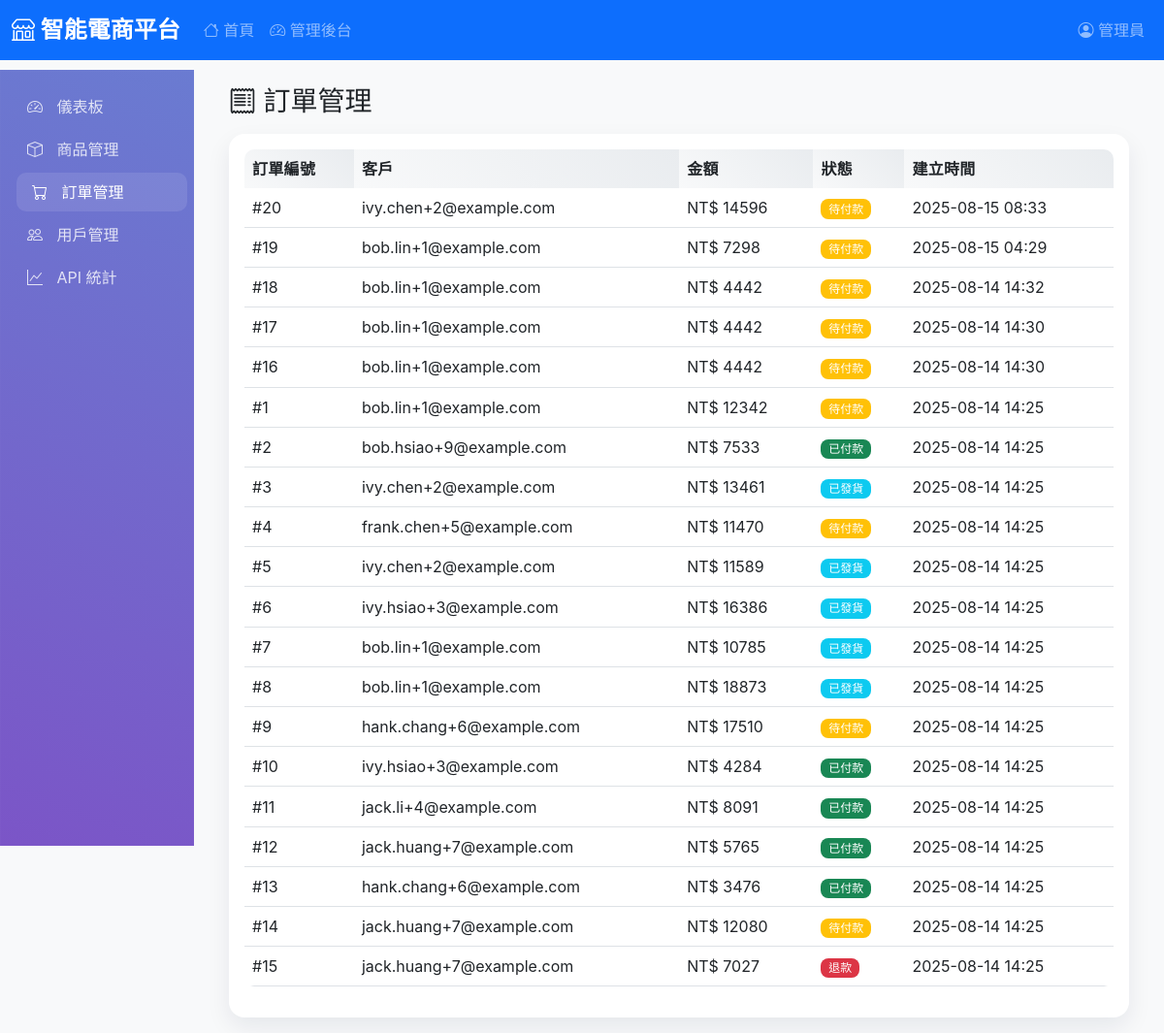
The app's page /admin/orders (signed in), older data.
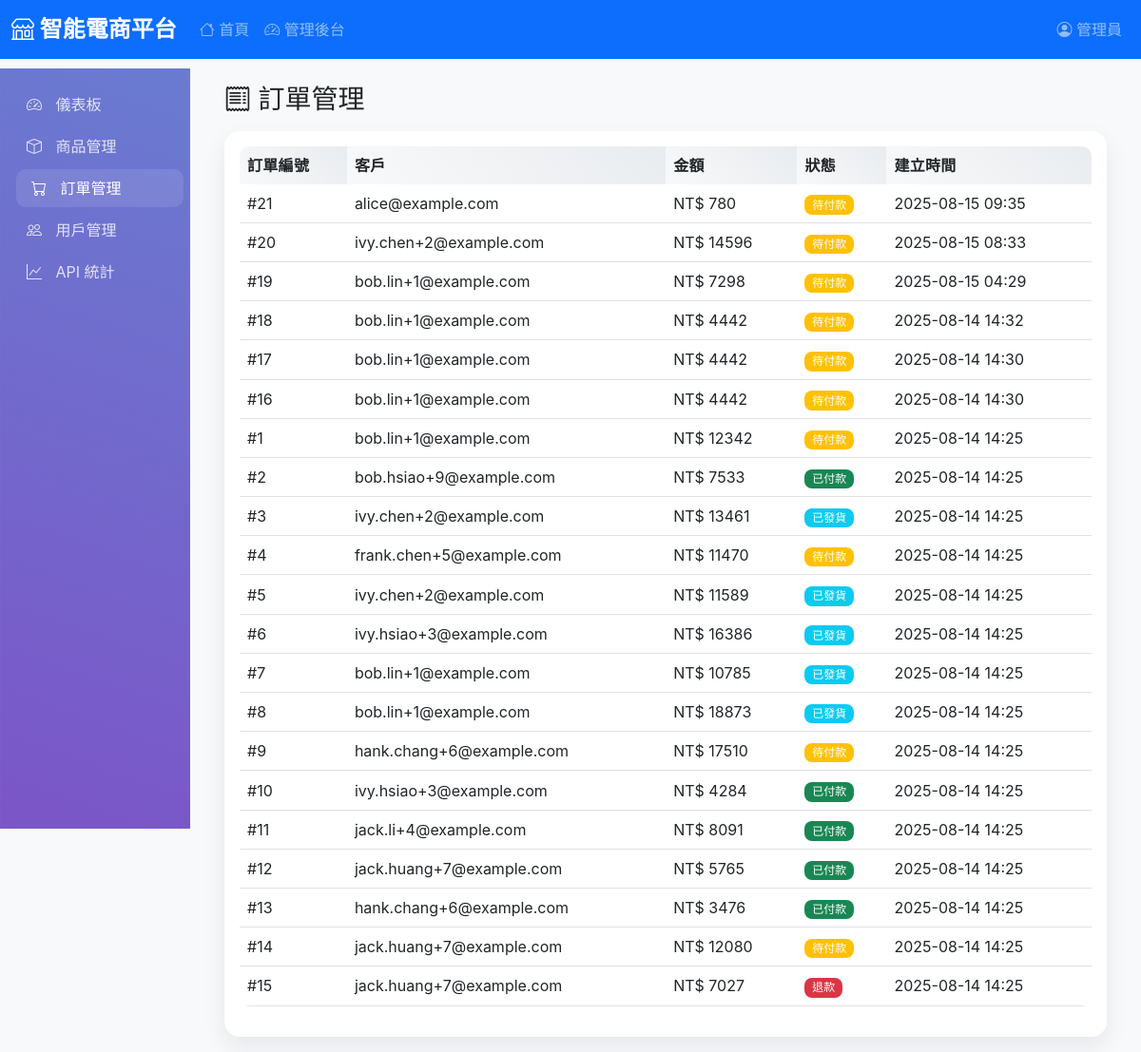
The same page, newer data.
### app/models.py (models this page shows)
class TimestampMixin:
    created_at = Column(
        DateTime, server_default=func.now(), nullable=False,
        comment="建立時間（自動）", key="created_at"
    )
    updated_at = Column(
        DateTime, server_default=func.now(), onupdate=func.now(), nullable=False,
        comment="更新時間（自動）", key="updated_at"
    )
    deleted_at = Column(
        DateTime, nullable=True, comment="刪除時間（軟刪除用）", key="deleted_at"
    )

class Order(Base, TimestampMixin):
    __tablename__ = "orders"
    id = Column(Integer, primary_key=True, comment="訂單唯一 ID", key="id")
    store_id = Column(Integer, ForeignKey("stores.id"), nullable=False, comment="商店 ID", key="store_id")
    user_id = Column(Integer, ForeignKey("users.id"), nullable=False, comment="使用者 ID", key="user_id")
    total = Column(Integer, nullable=False, comment="訂單總金額", key="total")
    status = Column(Enum(OrderStatus), nullable=False, default=OrderStatus.PENDING, comment="訂單狀態", key="status")
    remark = Column(Text, nullable=True, comment="訂單備註", key="remark")
    coupon = Column(String(100), nullable=True, comment="訂單優惠券代碼", key="coupon")
    delivery_id = Column(Integer, ForeignKey("deliveries.id"), nullable=True, comment="訂單發貨資料 ID", key="delivery_id")
    payment_id = Column(Integer, ForeignKey("payments.id"), nullable=True, comment="訂單付款資料 ID", key="payment_id")
    store = relationship("Store", back_populates="orders")
    user = relationship("User", back_populates="orders")
    order_items = relationship("OrderItem", back_populates="order", cascade="all, delete-orphan")
    delivery = relationship("Delivery", back_populates="order", uselist=False)
    payment = relationship("Payment", back_populates="order", uselist=False)
    logs = relationship("OrderLog", back_populates="order", cascade="all, delete-orphan")

class User(Base, TimestampMixin):
    __tablename__ = "users"
    id = Column(Integer, primary_key=True, comment="使用者唯一 ID", key="id")
    account = Column(String(100), unique=True, nullable=False, comment="帳號（唯一）", key="account")
    password = Column(String(255), nullable=False, comment="雜湊後密碼", key="password")
    name = Column(String(100), nullable=False, comment="姓名", key="name")
    email = Column(String(255), unique=True, nullable=False, comment="電子郵件", key="email")
    phone = Column(String(50), nullable=True, comment="電話", key="phone")
    address = Column(String(500), nullable=True, comment="地址", key="address")
    birthday = Column(Date, nullable=True, comment="生日", key="birthday")
    register_ip = Column(String(50), nullable=True, comment="註冊 IP", key="register_ip")
    wallet = Column(Integer, nullable=False, default=0, comment="錢包餘額", key="wallet")
    award = Column(Integer, nullable=False, default=0, comment="獎金餘額", key="award")
    referee_id = Column(Integer, ForeignKey("users.id"), nullable=True, comment="推薦人使用者 ID", key="referee_id")
    level = Column(Enum(UserLevel), nullable=False, default=UserLevel.FIRST, comment="會員等級", key="level")
    real_name_id = Column(Integer, ForeignKey("real_names.id"), nullable=True, comment="實名資料 ID", key="real_name_id")
    admin_roles = relationship("Admin", back_populates="user")
    referee = relationship("User", remote_side=[id], backref="referrals")
    real_name = relationship("RealName", back_populates="user", uselist=False)
    orders = relationship("Order", back_populates="user", cascade="all, delete-orphan")
    wallet_records = relationship("WalletRecord", back_populates="user", cascade="all, delete-orphan", foreign_keys="WalletRecord.user_id")

### app/web_api.py (the view)
@app.route('/admin/orders')
@admin_required(AdminLevel.STAFF)
def admin_orders():
    orders = Order.query.order_by(Order.created_at.desc()).all()
    return render_template('admin/orders.html', orders=orders)

### app/web_api.py (called while the page is built)
def admin_required(level: AdminLevel = AdminLevel.STAFF):
    def decorator(f):
        @wraps(f)
        def wrapper(*args, **kwargs):
            if 'user_id' not in session:
                flash('請先登入', 'warning')
                return redirect(url_for('login'))
            user = User.query.get(session['user_id'])
            if not user:
                session.clear()
                return redirect(url_for('login'))
            if user.level.value < level.value:
                flash('權限不足', 'danger')
                return redirect(url_for('admin_dashboard'))
            return f(*args, **kwargs)
        return wrapper
    return decorator

### app/templates/admin/orders.html (shortened to what this page needs)
{% extends "base.html" %}
{% block content %}
<div class="container-fluid py-3">
  <h3 class="mb-3"><i class="bi bi-receipt"></i> 訂單管理</h3>
  <div class="card">
    <div class="card-body">
      <div class="table-responsive">
        <table class="table align-middle">
          <thead>
            <tr>
              <th>訂單編號</th>
              <th>客戶</th>
              <th>金額</th>
              <th>狀態</th>
              <th>建立時間</th>
            </tr>
          </thead>
          <tbody>
            {% for o in orders %}
            <tr>
              <td>#{{ o.id }}</td>
              <td>{{ o.user.email if o.user else '—' }}</td>
              <td>NT$ {{ o.total }}</td>
              <td>
                {% if o.status.value == 1 %}
                  <span class="badge bg-warning">待付款</span>
                {% elif o.status.value == 2 %}
                  <span class="badge bg-success">已付款</span>
                {% elif o.status.value == 3 %}
                  <span class="badge bg-info">已發貨</span>
                {% else %}
                  <span class="badge bg-danger">退款</span>
                {% endif %}
              </td>
              <td>{{ o.created_at.strftime('%Y-%m-%d %H:%M') if o.created_at else '—' }}</td>
            </tr>
            {% endfor %}
          </tbody>
        </table>
      </div>
    </div>
  </div>
</div>
{% endblock %}

### app/templates/base.html (shortened to what this page needs)
<!DOCTYPE html>
<html lang="zh-TW">
<head>
    <link href="https://cdn.jsdelivr.net/npm/bootstrap@5.3.0/dist/css/bootstrap.min.css" rel="stylesheet">
    <link href="https://cdn.jsdelivr.net/npm/bootstrap-icons@1.10.0/font/bootstrap-icons.css" rel="stylesheet">
</head>
<body>
    <nav class="navbar navbar-expand-lg navbar-dark bg-primary fixed-top">
        <div class="container-fluid">
            <a class="navbar-brand" href="/">
                <i class="bi bi-shop"></i> 智能電商平台
            </a>
            <div class="collapse navbar-collapse" id="navbarNav">
                <ul class="navbar-nav me-auto">
                    <li class="nav-item">
                        <a class="nav-link" href="/">
                            <i class="bi bi-house"></i> 首頁
                        </a>
                    </li>
                    <li class="nav-item">
                        <a class="nav-link" href="/admin">
                            <i class="bi bi-speedometer2"></i> 管理後台
                        </a>
                    </li>
                </ul>
                <ul class="navbar-nav">
                    <li class="nav-item">
                        <a class="nav-link" href="#" id="userProfile">
                            <i class="bi bi-person-circle"></i> 管理員
                        </a>
                    </li>
                </ul>
            </div>
        </div>
    </nav>
    <div class="container-fluid" style="padding-top: 72px;">
        <div class="row">
            {% set is_admin = (request.endpoint and 'admin' in request.endpoint) %}
            {% if is_admin %}
            <nav class="col-md-3 col-lg-2 d-md-block sidebar collapse position-sticky top-0" style="height: 100vh;">
                <div class="position-sticky pt-3">
                    <ul class="nav flex-column">
                        <li class="nav-item">
                            <a class="nav-link {% if request.endpoint == 'admin_dashboard' %}active{% endif %}" href="/admin">
                                <i class="bi bi-speedometer2"></i>
                                儀表板
                            </a>
                        </li>
                        <li class="nav-item">
                            <a class="nav-link {% if request.endpoint == 'admin_products' %}active{% endif %}" href="/admin/products">
                                <i class="bi bi-box"></i>
                                商品管理
                            </a>
                        </li>
                        <li class="nav-item">
                            <a class="nav-link {% if request.endpoint == 'admin_orders' %}active{% endif %}" href="/admin/orders">
                                <i class="bi bi-cart"></i>
                                訂單管理
                            </a>
                        </li>
                        <li class="nav-item">
                            <a class="nav-link {% if request.endpoint == 'admin_users' %}active{% endif %}" href="/admin/users">
                                <i class="bi bi-people"></i>
                                用戶管理
                            </a>
                        </li>
                        <li class="nav-item">
                            <a class="nav-link" href="/api/stats">
                                <i class="bi bi-graph-up"></i>
                                API 統計
                            </a>
                        </li>
                    </ul>
                </div>
            </nav>
            {% endif %}
            <main class="{% if is_admin %}col-md-9 ms-sm-auto col-lg-10 px-md-4 main-content{% else %}col-12{% endif %}">
                {% block content %}{% endblock %}
            </main>
        </div>
    </div>
    <div class="toast-container position-fixed bottom-0 end-0 p-3">
    </div>
</body>
</html>

### app/templates/base.html (style rules this page uses)
:root { --primary-color: #0d6efd; --secondary-color: #6c757d; --success-color: #198754; --info-color: #0dcaf0; --warning-color: #ffc107; --danger-color: #dc3545; --light-color: #f8f9fa; --dark-color: #212529; }
body { font-family: 'Inter', 'Segoe UI', -apple-system, BlinkMacSystemFont, "Helvetica Neue", Arial, sans-serif; background-color: #f8f9fa; }
.navbar-brand { font-weight: 700; font-size: 1.5rem; }
.card { border: none; border-radius: 16px; box-shadow: 0 10px 24px rgba(15, 30, 67, 0.08); transition: all 0.3s ease; }
.sidebar { min-height: 100vh; background: linear-gradient(200deg, #6a7bd1 0%, #7b55c7 100%); color: white; box-shadow: inset 0 0 1px rgba(255,255,255,0.2); }
.sidebar .nav-link { color: rgba(255, 255, 255, 0.8); border-radius: 10px; margin: 2px 0; transition: all 0.3s ease; }
.sidebar .nav-link:hover, .sidebar .nav-link.active { color: white; background-color: rgba(255, 255, 255, 0.1); transform: translateX(5px); }
.sidebar .nav-link i { margin-right: 10px; width: 20px; }
.main-content { background-color: #f8f9fa; min-height: 100vh; }
.table { border-radius: 10px; overflow: hidden; }
.table thead th { background: linear-gradient(45deg, #f8f9fa, #e9ecef); border: none; font-weight: 700; letter-spacing: 0.3px; color: var(--dark-color); }
.badge { border-radius: 8px; font-weight: 500; }

Row changes from the older to the newer data that the page shows:
added Order: id "21", user "alice@example.com", total "780", status "待付款", created_at "2025-08-15 09:35"
